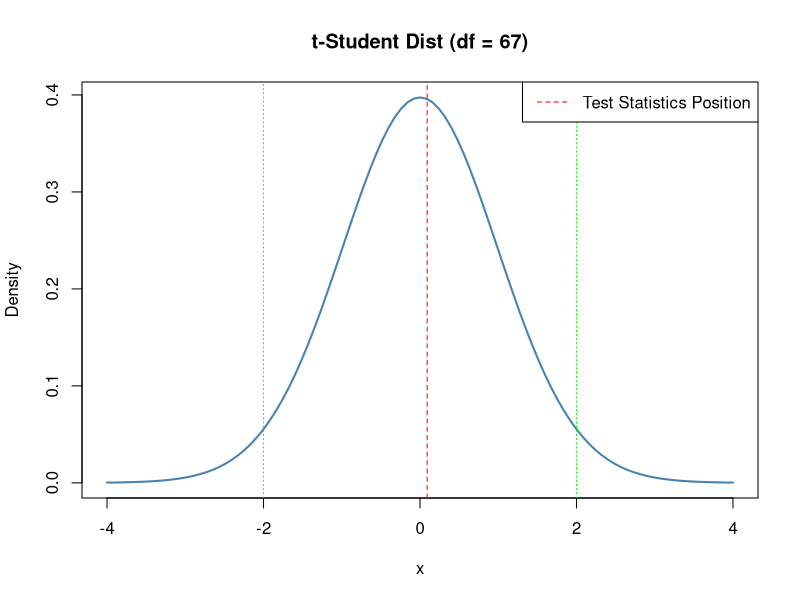

The R source for this figure:
## ---- chunk 1
getwd()
## da cancellare quando siete sicuri di dove è il file
## ---- chunk 2
alpha <- .02
level <- 1-alpha

low_b <- alpha/2
upper_b <- 1-low_b
## ---- chunk 3
dex1 <- read.csv("ex1_data.csv", header = TRUE)
## ---- chunk 4
fit1 <- lm(time~ age + numAccess, data = dex1)
summary(fit1)
## ---- chunk 5
fit2 <- lm(time ~ numAccess, data = dex1)

anova(fit2, fit1)
## ---- chunk 6
TS <- as.numeric(coef(fit1)[2])/sqrt(vcov(fit1)[2,2])
p_value <- 2*qt(abs(TS), df=fit1$df.residual, lower.tail=FALSE)


# Plot t-student distribution for DoF = fit1$df.residual
curve(dt(x, df=fit1$df.residual), 
      from=-4, to=4,  
      ylab = 'Density', #change y-axis label
      lwd = 2, #increase line width to 2
      col = 'steelblue',
      main = 't-Student Dist (df = 67)')
abline(v=TS, lty=2, col="red")
abline(v=c(2,-2), lty=3, col="green")
legend("topright", legend =("Test Statistics Position"), col="red", lty=2)
## ---- chunk 7
confint(fit1, parm="age", level)
## ---- chunk 8
nd <- data.frame(numAccess=c(60,200))

(cint <- predict(fit2, newdata=nd, interval="confidence"))
(pint <- predict(fit2, newdata=nd, interval="prediction"))

cint[,3]-cint[,2]; pint[,3]-pint[,2]
## ---- chunk 9
dex2 <- read.csv("ex2_data.csv", header = TRUE)
## ---- chunk 10
fitTot <- glm(fail~ . , data=dex2, family=binomial)

summary(fitTot)
## ---- chunk 11
fitNull <- glm(fail~ 1, data=dex2, family=binomial)

fit_AIC <- step(fitTot,
                scope = list(lower = fitNull, upper = fitTot), 
                direction="backward", trace = 0, k=2)
fit_BIC <- step(fitTot,
                scope = list(lower = fitNull, upper = fitTot), 
                direction="backward", trace = 0, k=log(nrow(dex2)))

summary(fit_AIC); summary(fit_BIC)
## ---- chunk 12
anova(fit_BIC, fit_AIC, test="LRT")
## ---- chunk 13
nd <- data.frame(numAccess = c(10,5290), 
                 numRequests = c(2000,5000), 
                 durationMean = c(10,24.8), 
                 durationMax = c(75,90), 
                 durationMin = c(9,5))
rownames(nd) <- c("day1","day2")
## ---- chunk 14

(predE <- predict(fitTot, newdata=nd, type="response"))


# Stima Intervallare su scala della risposta
preds <- predict(fitTot, newdata = nd, type = "link", se.fit = TRUE)
cbind(binomial()$linkinv(preds$fit + qnorm(alpha/2)*preds$se.fit),
      binomial()$linkinv(preds$fit + qnorm(1-(alpha/2))*preds$se.fit))

## ---- chunk 15
make_conf_mat <- function(predicted, actual) {
    table(predicted = predicted, actual = actual)
}

cutoff<-0.5
predicted <- ifelse(predict(fitTot, newdata=dex2, type="response") > cutoff, 1, 0)
actual <- dex2$fail

(cf<-make_conf_mat(predicted, actual))

### Sensitivity 
# True Positive Rate
# TPR = Sens = TP/P = TP/(TP+FN) = 1-FNR
(tpr <- ((sum(cf[2,2])/sum(cf[,2])))*100)
# True Negative Rate
# TNR = 1-TPR
(tnr <- (100-tpr))
# Accuracy
# Acc = TP+TN/TP+TN+FP+FN
(acc<- ((sum(cf[2,2])+sum(cf[1,1]))/sum(cf))*100)
# Misclassification rate
# Misc = 1-ACC
(misc <- 100-acc)
